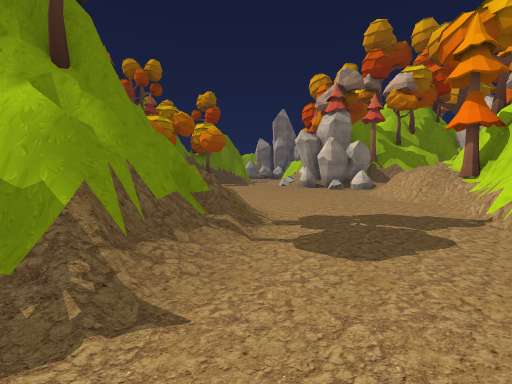
view 1 (above)

21 first-person views from a walk through a 3-D level made in the Unity game engine. The camera is 1.4 m above the floor, tilts 4° down and sees 90° across. The floor is counted in squares, 2 m on a side. Each view is taken from the middle of a square. On the plan, view 1 faces up. The plan holds only what a view shows up to about 9 squares ahead; the rest is blank. The place goes on beyond the plan. The player character is not drawn. Some animated figures are not drawn. Some surface patterns are stand-ins.

view 2
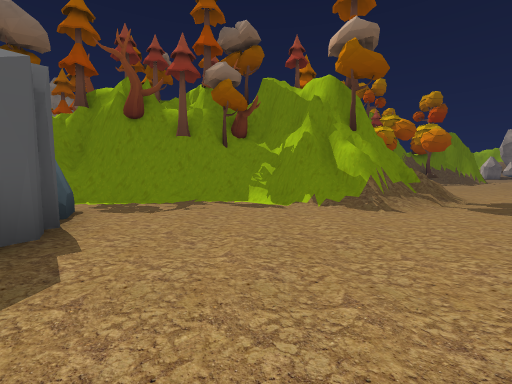

view 3
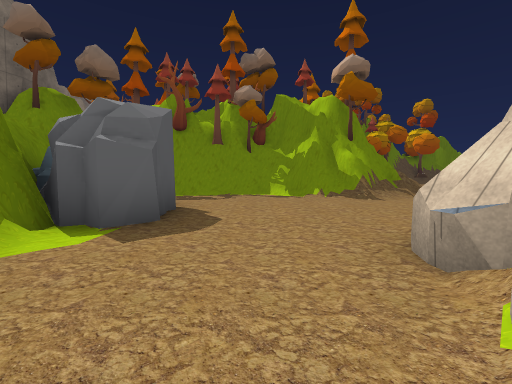

view 4
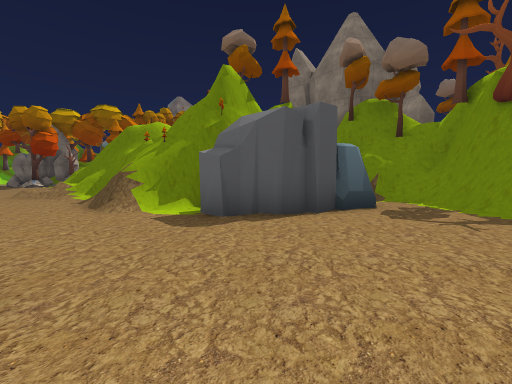

view 5
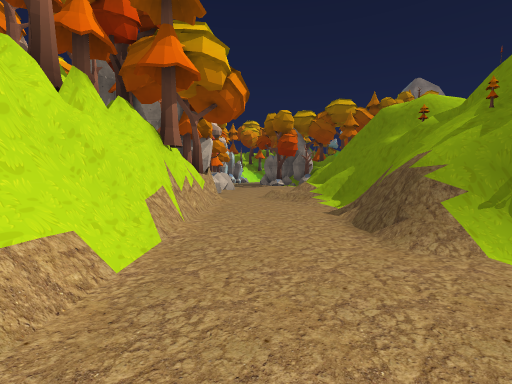

view 6
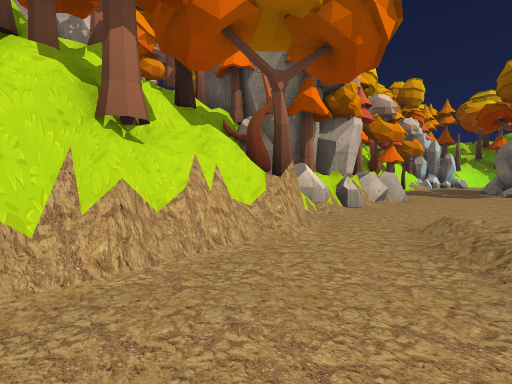

view 7
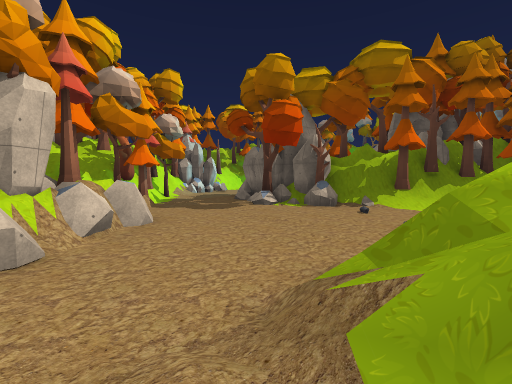

view 8
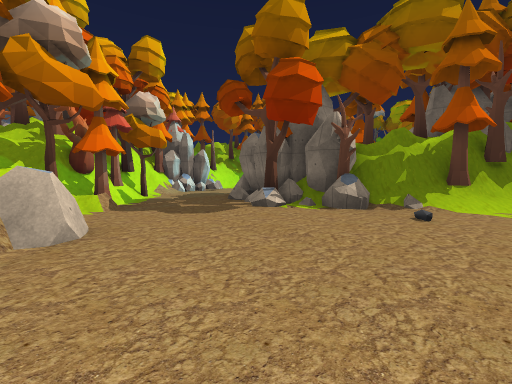

view 9
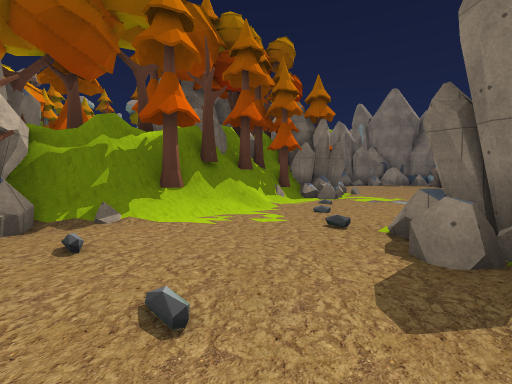

view 10
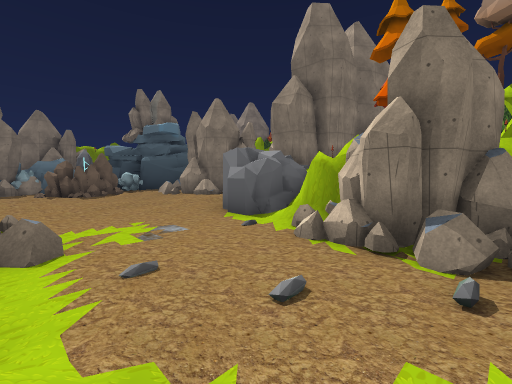

view 11
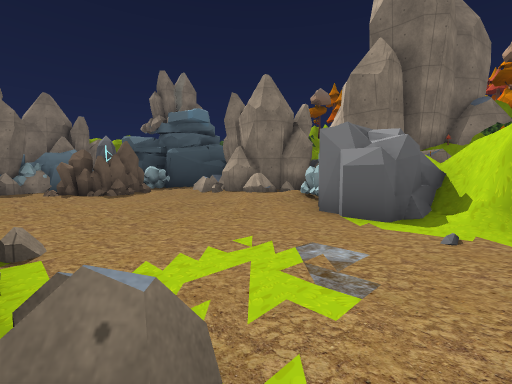

view 12
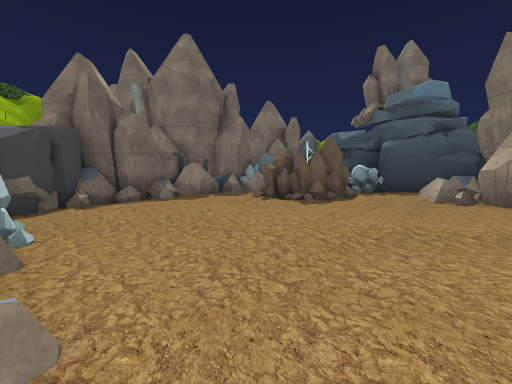

view 13
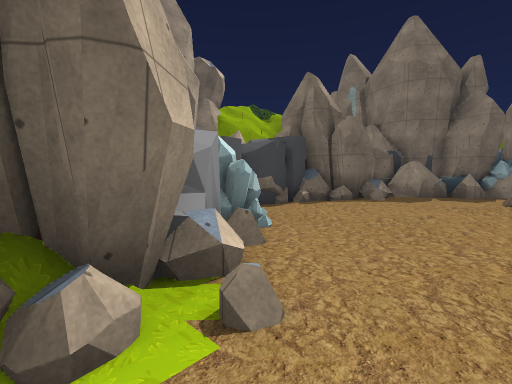

view 14
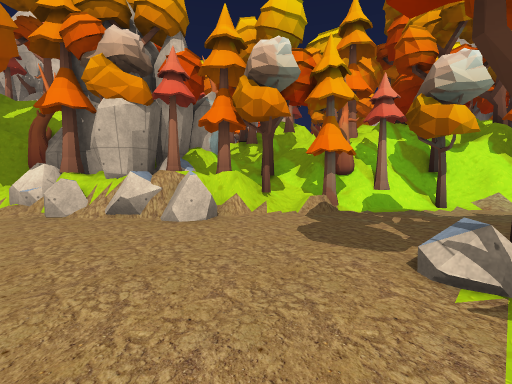

view 15
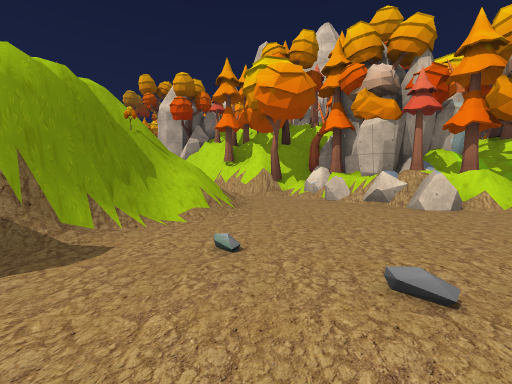

view 16
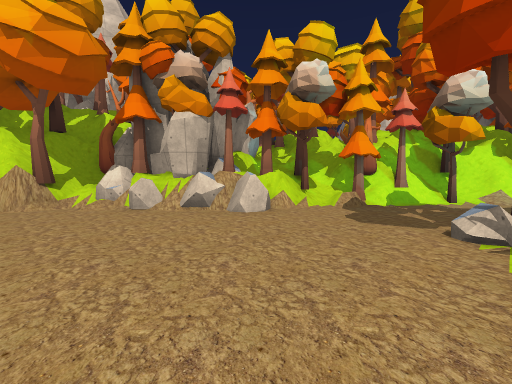

view 17
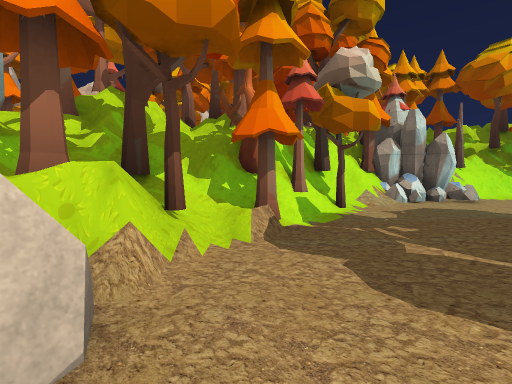

view 18
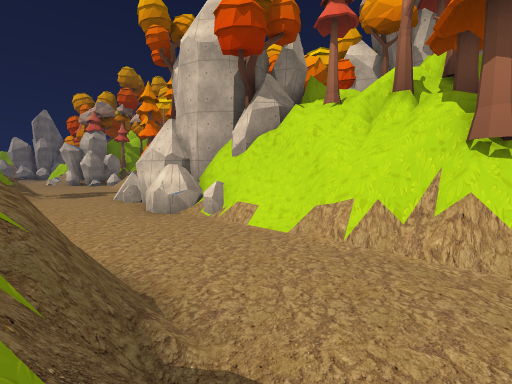

view 19
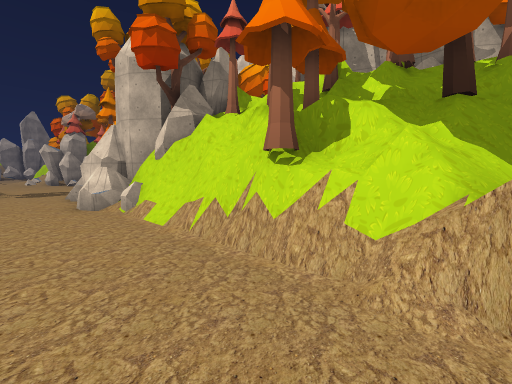

view 20
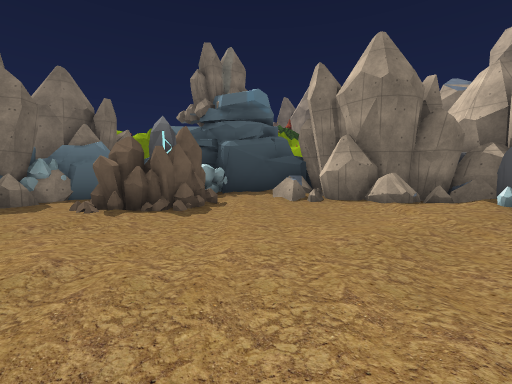

view 21
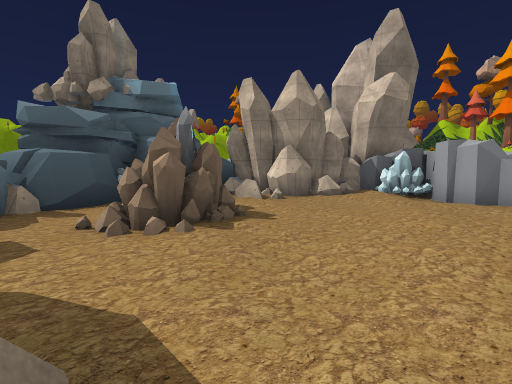

### Floor plan
Key: @ floor where view 1 was taken; # wall or solid block; . main floor; : floor 0.25 m higher than the main floor; + floor 3.5 m higher than the main floor; / step, stairs or slope; = window, fence, low wall or low ledge; ^ raised ledge; O other object.
Columns run from 20 left of view 1 to 7 right of it. Each row starts with its distance up from view 1.
  9                     ..../==#
  8                     ....#==#
  7                     ....=O##
  6                     .....##
  5                    =/...##
  4                   ##/...#
  3                    #/...
  2                 ## #...
  1                ###=/..
  0               ##....@.#
 -1              ##.......#
 -2              ##.......#
 -3              #..O.....##
 -4              #. ###...####
 -5              #####O...##
 -6                  ##.../####
 -7                   #^../#  O
 -8                   ##../##OO
 -9                    /../#OO#O
-10    #   ####       #=/./#OO#O
-11  #######O####    ###/./##+OO
-12 ##:=###/OOO##    #O=//.=#OO#
-13 #O://.///# O##  ##=//..O## O
-14 #.O///.//.O//####......O##
-15 ..OO//.:./...=#........O##O
-16 O.OO/..................#O# O
-17 O./O/././..............OOOOO
-18 O#..////.//=.///O=O./..O#=OO
-19 ##//....##OOO#OO####O..OOO#=
-20  ###./.OO   ##  #O###...OOOO
-21    ###. O        O# #...OOO
-22       OO             ../##OO
-23                      ..=##=
-24                      ..#OOO
-25                      .##OO
-26                      .^ O
-27                      /O
-28                      ^^

Positions as (right, up) in squares from view 1, and headings:
1: (0, 0), facing up
2: (1, -4), facing up-left
3: (2, -6), facing up-left
4: (1, -1), facing down-left
5: (1, -4), facing down
6: (0, -8), facing down-right
7: (0, -11), facing down
8: (0, -13), facing down
9: (-2, -14), facing down-left
10: (-5, -18), facing up-left
11: (-8, -18), facing up-left
12: (-10, -17), facing left
13: (-10, -17), facing down-left
14: (-2, -17), facing right
15: (-4, -17), facing up-right
16: (-3, -16), facing right
17: (1, -16), facing down-right
18: (-1, -9), facing up-right
19: (0, -11), facing up-right
20: (-12, -18), facing up-left
21: (-16, -20), facing up
